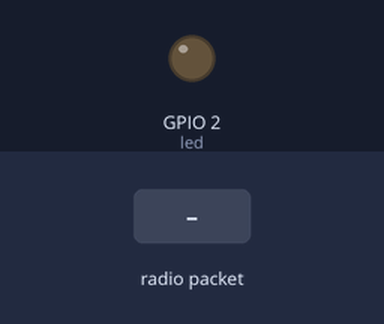
Bench run of a program on a simulated ESP32. On the bench: output pins drawn as LEDs (lit = HIGH). The test bench sets the inputs (shaded band). No radio packets arrive unless stated; what the program prints to the serial monitor is not drawn.

Above: at 1.2 s.
1.3 s: radio packet "1" arrives
Timing chart, 0 to 4.3 s (numbered marks = the images above; inputs shaded):
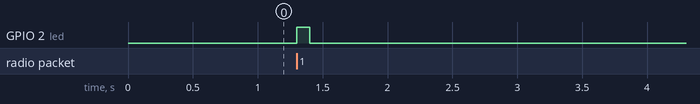

The program:

main.cpp
```cpp
#include <Arduino.h>

#include <SPI.h>
#include <LoRa.h>

#define led 2                                  // LED utilizado para notificar la recepción de un mensaje.


static constexpr float reference_power  = -23.703; //rssi reffrence
static constexpr float distance_factor = 3.286;

static float get_distance(const int8_t rssi)
{ return pow(10, (reference_power - rssi)/(10*distance_factor)); }

void setup() {
  Serial.begin(115200);
  while (!Serial);

  Serial.println("LoRa Receiver");

   LoRa.setPins(17,16,22);                       // NSS, RESET y DIO0.

  while (!Serial);
  Serial.println("LoRa Receiver");
  if (!LoRa.begin(433E6)) { // or 915E6
    Serial.println("Starting LoRa failed!");
    while (1);
  }
  pinMode(led,OUTPUT);
}

void loop() {
  // try to parse packet
  int packetSize = LoRa.parsePacket();
  if (packetSize) {
    // received a packet
    Serial.print("Received packet '");


    digitalWrite(led,HIGH);                     // Parpadear LED al recibir el mensaje.
    delay(100);
    digitalWrite(led,LOW);

    // read packet
    while (LoRa.available()) {
      Serial.print((char)LoRa.read());
    }

    // print RSSI of packet
    Serial.print("' with RSSI ");
    Serial.println(LoRa.packetRssi());

    Serial.printf("La distancia es: %f \n", get_distance(LoRa.packetRssi()));
  }
}
```

Measured:
- after the input at 1.3 s, GPIO 2 (led): LOW → HIGH at once, → LOW 0.10 s later
